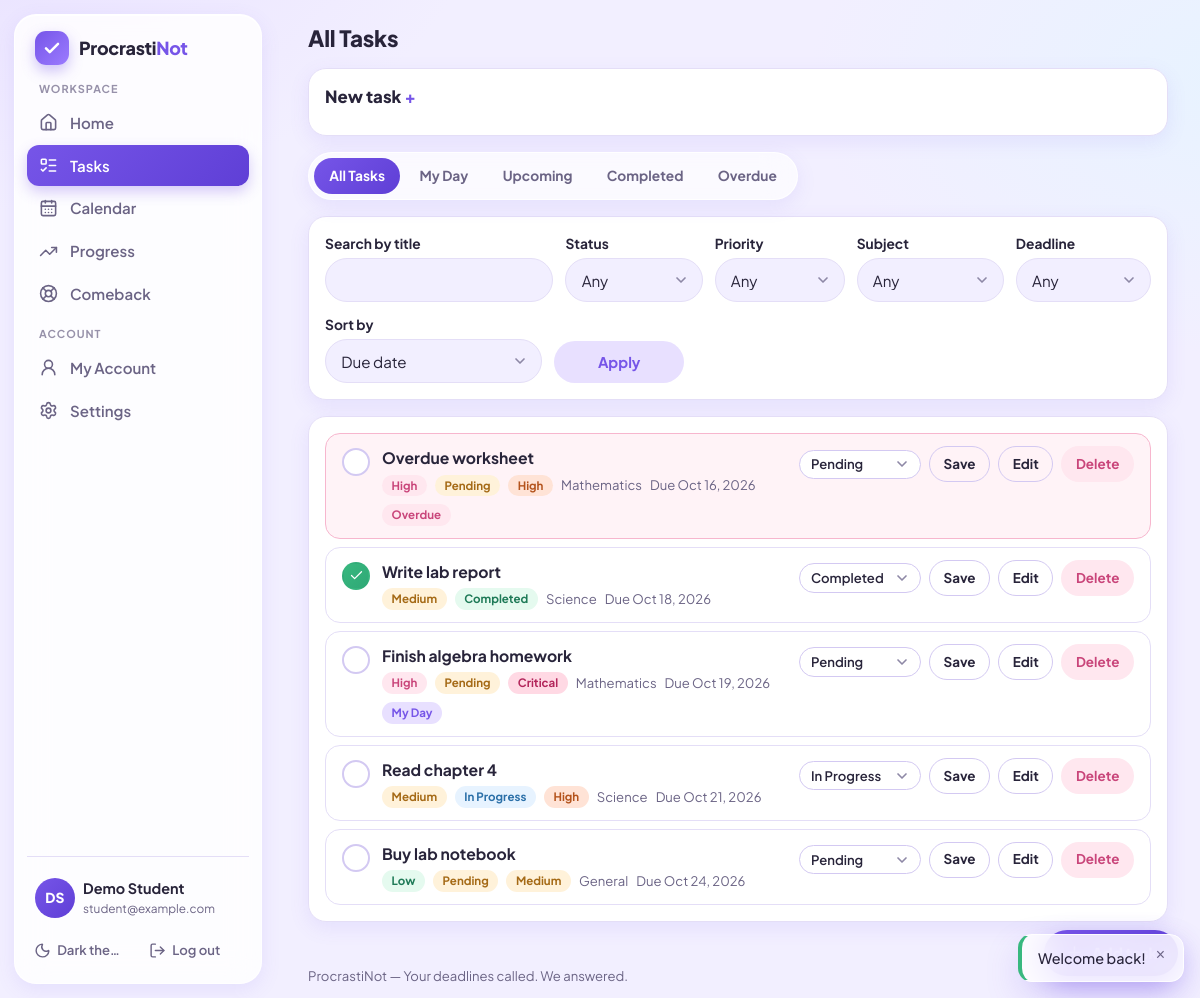
Screenshot of /tasks.php (signed in) with the database file from the repository.
### tables this page shows
CREATE TABLE users (
  id                  INT UNSIGNED NOT NULL AUTO_INCREMENT,
  name                VARCHAR(100) NOT NULL,
  email               VARCHAR(255) NOT NULL,
  password_hash       VARCHAR(255) NOT NULL,
  greeting            VARCHAR(150) DEFAULT NULL,
  course              VARCHAR(120) DEFAULT NULL
                        COMMENT 'Optional: course or programme the student is in',
  year_level          VARCHAR(40) DEFAULT NULL
                        COMMENT 'Optional: free-text year level, e.g. "Year 2"',
  daily_study_minutes INT UNSIGNED DEFAULT NULL
                        COMMENT 'Self-reported study time per day, used by the priority engine',
  weekly_goal         SMALLINT UNSIGNED NOT NULL DEFAULT 5
                        COMMENT 'Target number of tasks to complete each week',
  xp_enabled          TINYINT(1) NOT NULL DEFAULT 1
                        COMMENT 'Students may switch gamification off entirely',
  created_at          DATETIME NOT NULL DEFAULT CURRENT_TIMESTAMP,
  updated_at          DATETIME NOT NULL DEFAULT CURRENT_TIMESTAMP ON UPDATE CURRENT_TIMESTAMP,
  PRIMARY KEY (id),
  UNIQUE KEY uq_users_email (email)
);

CREATE TABLE tasks (
  id          INT UNSIGNED NOT NULL AUTO_INCREMENT,
  user_id     INT UNSIGNED NOT NULL,
  category_id INT UNSIGNED DEFAULT NULL,
  title       VARCHAR(200) NOT NULL,
  description TEXT DEFAULT NULL,
  notes       TEXT DEFAULT NULL,
  priority    ENUM('low','medium','high') NOT NULL DEFAULT 'medium',
  status      ENUM('pending','in_progress','completed') NOT NULL DEFAULT 'pending',
  due_date    DATE DEFAULT NULL,
  my_day      TINYINT(1) NOT NULL DEFAULT 0,
  estimated_minutes INT UNSIGNED DEFAULT NULL
                COMMENT 'Estimated minutes of work, feeds the priority engine',
  original_due_date DATE DEFAULT NULL
                COMMENT 'First deadline set; preserved when a deadline is rescheduled',
  completed_at DATETIME DEFAULT NULL
                COMMENT 'When the task last moved to completed (used for on-time rate)',
  created_at  DATETIME NOT NULL DEFAULT CURRENT_TIMESTAMP,
  updated_at  DATETIME NOT NULL DEFAULT CURRENT_TIMESTAMP ON UPDATE CURRENT_TIMESTAMP,
  PRIMARY KEY (id),
  KEY idx_tasks_user_due (user_id, due_date),
  KEY idx_tasks_user_status (user_id, status),
  KEY idx_tasks_user_completed (user_id, completed_at),
  CONSTRAINT fk_tasks_user FOREIGN KEY (user_id)
    REFERENCES users (id) ON DELETE CASCADE,
  CONSTRAINT fk_tasks_category FOREIGN KEY (category_id)
    REFERENCES categories (id) ON DELETE SET NULL
);

CREATE TABLE categories (
  id         INT UNSIGNED NOT NULL AUTO_INCREMENT,
  user_id    INT UNSIGNED NOT NULL,
  name       VARCHAR(100) NOT NULL,
  created_at DATETIME NOT NULL DEFAULT CURRENT_TIMESTAMP,
  updated_at DATETIME NOT NULL DEFAULT CURRENT_TIMESTAMP ON UPDATE CURRENT_TIMESTAMP,
  PRIMARY KEY (id),
  UNIQUE KEY uq_categories_user_name (user_id, name),
  CONSTRAINT fk_categories_user FOREIGN KEY (user_id)
    REFERENCES users (id) ON DELETE CASCADE
);

### tasks.php (the view, shortened to what the rows shown need)
<?php
require_once __DIR__ . '/includes/auth.php';
require_once __DIR__ . '/includes/tasks.php';
require_once __DIR__ . '/includes/priority.php';
$user = require_login();
$userId = (int) $user['id'];
$viewLabels = [
    'all'       => 'All Tasks',
    'my_day'    => 'My Day',
    'upcoming'  => 'Upcoming',
    'completed' => 'Completed',
    'overdue'   => 'Overdue',
];
$formErrors = [];
$formValues = null;
$formRequested = null;
$editing = null;
$view = (string) ($_GET['view'] ?? 'all');
$filters = [
    'view'        => $view,
    'q'           => trim((string) ($_GET['q'] ?? '')),
    'status'      => (string) ($_GET['status'] ?? ''),
    'priority'    => (string) ($_GET['priority'] ?? ''),
    'category_id' => (string) ($_GET['category'] ?? ''),
    'due'         => (string) ($_GET['due'] ?? ''),
    'sort'        => (string) ($_GET['sort'] ?? ''),
];
$tasks = task_list($userId, $filters);
$tasks = priority_annotate($tasks, $userId);
$categories = task_categories($userId);
$detail = null;
$detailSteps = [];
$detailStats = ['total' => 0, 'done' => 0];
$defaultCategory = task_default_category_id($userId);
    ?>
    <?php
$pageTitle = $viewLabels[$view];
$currentPage = 'tasks';
require __DIR__ . '/includes/header.php';
?>
<?php if ($detail !== null): ?>
  <section class="card" aria-labelledby="detail-title">
    <div class="card-head">
      <h2 id="detail-title"><?= e($detail['title']) ?></h2>
      <div class="badges">
        <span class="badge badge-<?= e($detail['priority']) ?>"><?= e(priority_label($detail['priority'])) ?></span>
        <span class="badge badge-<?= e($detail['status']) ?>"><?= e(status_label($detail['status'])) ?></span>
        <?php if (task_is_overdue($detail['due_date'], $detail['status'])): ?>
        <span class="badge badge-overdue">Overdue</span>
        <?php endif; ?>
        <?php if (!empty($detail['priority_info'])): ?>
        <span class="badge <?= e(priority_label_class($detail['priority_info']['label'])) ?>">
          <?= e($detail['priority_info']['label']) ?> priority
        </span>
        <?php endif; ?>
      </div>
    </div>
    <?php if (!empty($detail['priority_info'])): ?>
    <div class="recommendation" role="note">
      <span data-lucide="sparkles" aria-hidden="true"></span>
      <p><?= e($detail['priority_info']['explanation']) ?></p>
      <span class="recommendation-score">Score <?= e((string) $detail['priority_info']['score']) ?>/100</span>
    </div>
    <?php endif; ?>
    <div class="detail-actions">
      <a class="btn btn-primary btn-small" href="focus.php?task=<?= (int) $detail['id'] ?>">
        <span data-lucide="timer" aria-hidden="true"></span> Just 5 Minutes
      </a>
      <?php if ($detailStats['total'] > 0): ?>
      <span class="chip-count"><?= (int) $detailStats['done'] ?>/<?= (int) $detailStats['total'] ?> steps done</span>
      <?php else: ?>
      <span class="muted">Break this into small steps to make it easy to start.</span>
      <?php endif; ?>
    </div>
    <?php if (count($detailSteps) > 0): ?>
    <ul class="subtask-list subtask-list-compact">
      <?php foreach ($detailSteps as $step): ?>
      <li class="subtask-item<?= $step['is_done'] ? ' is-done' : '' ?>">
        <span class="subtask-dot" aria-hidden="true"></span>
        <span class="subtask-title"><?= e($step['title']) ?></span>
      </li>
      <?php endforeach; ?>
    </ul>
    <?php endif; ?>
    <dl class="detail-list">
      <dt>Subject / category</dt>
      <dd><?= e($detail['category_name'] ?? 'Uncategorized') ?></dd>
      <dt>Due date</dt>
      <dd><?= $detail['due_date'] !== null ? e(date('M j, Y', strtotime($detail['due_date']))) : '<span class="muted">No due date</span>' ?></dd>
      <?php if ($detail['original_due_date'] !== null && $detail['original_due_date'] !== $detail['due_date']): ?>
      <dt>Original due date</dt>
      <dd><?= e(date('M j, Y', strtotime($detail['original_due_date']))) ?> <span class="muted">(rescheduled)</span></dd>
      <?php endif; ?>
      <dt>Estimated time</dt>
      <dd><?= $detail['estimated_minutes'] !== null ? e(priority_estimate_label((int) $detail['estimated_minutes'])) : '<span class="muted">Not set</span>' ?></dd>
      <dt>My Day</dt>
      <dd><?= $detail['my_day'] ? 'Yes' : 'No' ?></dd>
      <dt>Description</dt>
      <dd><?= $detail['description'] !== null && $detail['description'] !== '' ? nl2br(e($detail['description'])) : '<span class="muted">None</span>' ?></dd>
      <dt>Notes</dt>
      <dd><?= $detail['notes'] !== null && $detail['notes'] !== '' ? nl2br(e($detail['notes'])) : '<span class="muted">None</span>' ?></dd>
      <dt>Created</dt>
      <dd><?= e(date('M j, Y g:i A', strtotime($detail['created_at']))) ?></dd>
      <dt>Last updated</dt>
      <dd><?= e(date('M j, Y g:i A', strtotime($detail['updated_at']))) ?></dd>
    </dl>
    <div class="form-actions">
      <form method="post" action="tasks.php" class="inline-form">
        <?= csrf_field() ?>
        <input type="hidden" name="action" value="status">
        <input type="hidden" name="id" value="<?= (int) $detail['id'] ?>">
        <label class="visually-hidden" for="detail-status">Change status</label>
        <select id="detail-status" name="status" class="status-select">
          <?php foreach (['pending', 'in_progress', 'completed'] as $s): ?>
          <option value="<?= $s ?>" <?= $detail['status'] === $s ? 'selected' : '' ?>>
            <?= e(status_label($s)) ?>
          </option>
          <?php endforeach; ?>
        </select>
        <button type="submit" class="btn btn-secondary">Update status</button>
      </form>
      <a class="btn btn-secondary" href="tasks.php?edit=<?= (int) $detail['id'] ?>">Edit</a>
      <form method="post" action="tasks.php" class="inline-form"
            data-confirm-delete="Delete this task? This cannot be undone.">
        <?= csrf_field() ?>
        <input type="hidden" name="action" value="delete">
        <input type="hidden" name="id" value="<?= (int) $detail['id'] ?>">
        <button type="submit" class="btn btn-danger">Delete</button>
      </form>
      <a class="btn btn-ghost" href="tasks.php">Back to tasks</a>
    </div>
  </section>
<?php else: ?>
  <?php if ($editing !== null): ?>
  <section class="card" aria-labelledby="edit-heading">
    <h2 id="edit-heading">Edit task</h2>
    <?php
    $editErrors = $formRequested === 'edit' ? $formErrors : [];
    $editValues = $formRequested === 'edit' ? $formValues : null;
    render_task_form('edit', $editing, $categories, $defaultCategory, $editErrors, $editValues);
    ?>
  </section>
  <?php else: ?>
  <?php $openCreate = $formRequested === 'create' || (($_GET['action'] ?? '') === 'new'); ?>
  <section class="card collapsible" aria-labelledby="new-heading">
    <h2 id="new-heading"><button type="button" class="collapse-toggle"
        aria-expanded="<?= $openCreate ? 'true' : 'false' ?>" aria-controls="new-task-body">New task</button></h2>
  </section>
  <?php endif; ?>
  <section class="card" aria-label="Tasks">
    <?php if (count($tasks) === 0): ?>
    <div class="empty-state">
      <span data-lucide="inbox" aria-hidden="true"></span>
      <h3>No tasks here yet</h3>
      <p><?php
        if ($filters['q'] !== '') {
            echo 'No tasks match your search. Try different words or clear the filters.';
        } elseif ($view !== 'all') {
            echo 'Nothing in this view right now. Create a task to get started.';
        } else {
            echo 'Create your first task to start tracking your studies.';
        }
      ?></p>
      <a class="btn btn-primary" href="tasks.php">Show all tasks</a>
    </div>
    <?php else: ?>
    <ul class="task-list">
      <?php foreach ($tasks as $task): ?>
      <li class="task-item<?= task_is_overdue($task['due_date'], $task['status']) ? ' is-overdue' : '' ?>">
        <form method="post" action="tasks.php" class="inline-form task-complete-form">
          <button type="submit" class="check-btn<?= $task['status'] === 'completed' ? ' is-done' : '' ?>"
                  aria-label="<?= $task['status'] === 'completed' ? 'Task completed' : 'Mark task completed' ?>"
                  <?= $task['status'] === 'completed' ? 'disabled' : '' ?>>
            <span data-lucide="check" aria-hidden="true"></span>
          </button>
        </form>
        <div class="task-body">
          <a class="task-title" href="tasks.php?task=<?= (int) $task['id'] ?>"><?= e($task['title']) ?></a>
          <div class="task-meta">
            <span class="badge badge-<?= e($task['priority']) ?>"><?= e(priority_label($task['priority'])) ?></span>
            <span class="badge badge-<?= e($task['status']) ?>"><?= e(status_label($task['status'])) ?></span>
            <?php if (!empty($task['priority_info'])): ?>
            <span class="badge <?= e(priority_label_class($task['priority_info']['label'])) ?>"
                  title="<?= e($task['priority_info']['explanation']) ?>">
              <?= e($task['priority_info']['label']) ?>
            </span>
            <?php endif; ?>
            <span class="muted"><?= e($task['category_name'] ?? 'Uncategorized') ?></span>
            <?php if ($task['due_date'] !== null): ?>
            <span class="muted">Due <?= e(date('M j, Y', strtotime($task['due_date']))) ?></span>
            <?php endif; ?>
            <?php if (task_is_overdue($task['due_date'], $task['status'])): ?>
            <span class="badge badge-overdue">Overdue</span>
            <?php endif; ?>
            <?php if ($task['my_day']): ?>
            <span class="badge badge-myday">My Day</span>
            <?php endif; ?>
          </div>
        </div>
        <div class="task-actions">
          <form method="post" action="tasks.php" class="inline-form">
            <select id="status-<?= (int) $task['id'] ?>" name="status" class="status-select">
              <?php foreach (['pending', 'in_progress', 'completed'] as $s): ?>
              <option value="<?= $s ?>" <?= $task['status'] === $s ? 'selected' : '' ?>>
                <?= e(status_label($s)) ?>
              </option>
              <?php endforeach; ?>
            </select>
            <button type="submit" class="btn btn-ghost btn-small">Save</button>
          </form>
          <a class="btn btn-ghost btn-small" href="tasks.php?edit=<?= (int) $task['id'] ?>">Edit</a>
          <form method="post" action="tasks.php" class="inline-form"
                data-confirm-delete="Delete &lsquo;<?= e($task['title']) ?>&rsquo;? This cannot be undone.">
            <button type="submit" class="btn btn-danger btn-small">Delete</button>
          </form>
        </div>
      </li>
      <?php endforeach; ?>
    </ul>
    <?php endif; ?>
  </section>
<?php endif; ?>
<?php require __DIR__ . '/includes/footer.php'; ?>

### includes/header.php (shortened to what the rows shown need)
<!DOCTYPE html>
<html lang="en">
<head>
<link rel="stylesheet" href="assets/css/style.css">
</head>
<body class="app-body" data-page="<?= e($currentPage) ?>">
<div class="app-shell">
  <aside class="sidebar" id="sidebar" aria-label="Main navigation">
    <div class="sidebar-account">
      <a class="sidebar-user" href="account.php">
        <?= user_avatar($user, 'md') ?>
        <span class="sidebar-user-text">
          <span class="sidebar-user-name"><?= e($user['name']) ?></span>
          <span class="sidebar-user-email"><?= e($user['email']) ?></span>
        </span>
      </a>
    </div>
  </aside>
  <div class="main-wrap">
    <header class="topbar">
      <h1 class="topbar-title"><?= e($pageTitle) ?></h1>
    </header>
    <main class="main" id="main-content">

### includes/functions.php (shortened to what the rows shown need)
<?php
function e(?string $value): string
{
    return htmlspecialchars((string) $value, ENT_QUOTES, 'UTF-8');
}
function user_initials(?string $name): string
{
    $name = trim((string) $name);
    $parts = preg_split('/\s+/', $name) ?: [];
    $first = mb_substr($parts[0] ?? '', 0, 1);
    $last  = count($parts) > 1 ? mb_substr((string) end($parts), 0, 1) : '';
    $initials = mb_strtoupper($first . $last);
    return $initials !== '' ? $initials : '?';
}
function user_avatar(?array $user, string $size = 'sm'): string
{
    $name = is_array($user) ? ($user['name'] ?? '') : '';
    $class = 'avatar avatar-' . preg_replace('/[^a-z]/', '', $size);
    return '<span class="' . $class . '" aria-hidden="true">'
        . e(user_initials((string) $name)) . '</span>';
}
function allowed_status(): array
{
    return ['pending', 'in_progress', 'completed'];
}
function allowed_priority(): array
{
    return ['low', 'medium', 'high'];
}
function is_valid_status(string $status): bool
{
    return in_array($status, allowed_status(), true);
}
function is_valid_priority(string $priority): bool
{
    return in_array($priority, allowed_priority(), true);
}
function status_label(string $status): string
{
    $labels = [
        'pending'      => 'Pending',
        'in_progress'  => 'In Progress',
        'completed'    => 'Completed',
    ];
    return $labels[$status] ?? $status;
}

### rows the page displays
users: name "DS", name "Demo Student", email "student@example.com"
tasks: title "Overdue worksheet", priority "High", status "Pending", label "High", category.name "Mathematics", due_date "Oct 16, 2026"
tasks: title "Write lab report", priority "Medium", status "Completed", category.name "Science", due_date "Oct 18, 2026"
tasks: title "Finish algebra homework", priority "High", status "Pending", label "Critical", category.name "Mathematics", due_date "Oct 19, 2026", my_day "My Day"
tasks: title "Read chapter 4", priority "Medium", status "In Progress", label "High", category.name "Science", due_date "Oct 21, 2026"
tasks: title "Buy lab notebook", priority "Low", status "Pending", label "Medium", category.name "General", due_date "Oct 24, 2026"

### other values shown
$group['label'] "WORKSPACE"
$item['label'] "Home"
$item['label'] "Tasks"
$item['label'] "Calendar"
$item['label'] "Progress"
$item['label'] "Comeback"
$group['label'] "ACCOUNT"
$item['label'] "My Account"
$item['label'] "Settings"
$pageTitle "All Tasks"
$viewLabels[$v] "All Tasks"
$viewLabels[$v] "My Day"
$viewLabels[$v] "Upcoming"
$viewLabels[$v] "Completed"
$viewLabels[$v] "Overdue"
